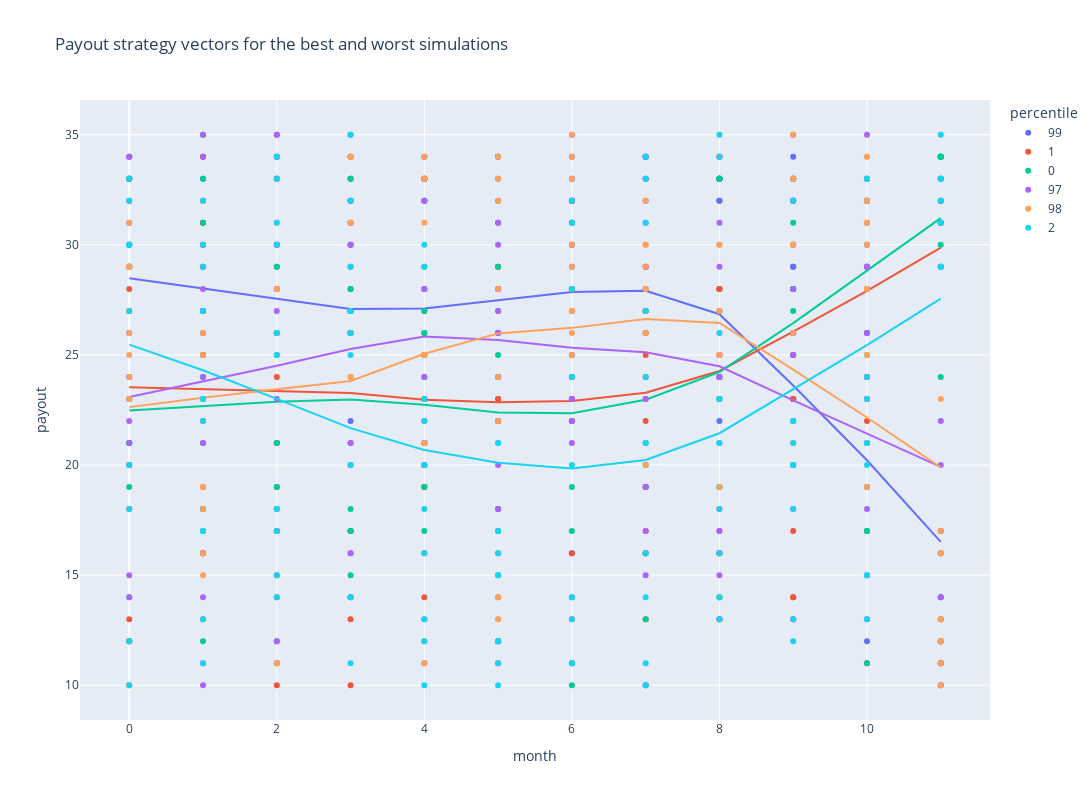

Write notebook code for a chart like this one.
### Code cell
df = pv_wide.astype({'percentile':'object'}).query("percentile in @percentiles")
df.head()

px.scatter(df, 
        x = 'month', 
        y = 'payout', 
        color = 'percentile',
        #hover_data = ['simulation','profit'],
        trendline = 'lowess',
        title = "Payout strategy vectors for the best and worst simulations",
        height = 800,
        width = 1600).show()
